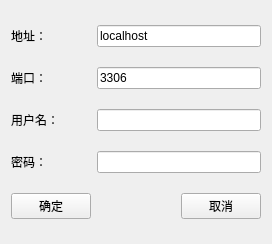
<?xml version="1.0" encoding="UTF-8"?>
<ui version="4.0">
 <class>Setting</class>
 <widget class="QWidget" name="Setting">
  <property name="geometry">
   <rect>
    <x>0</x>
    <y>0</y>
    <width>272</width>
    <height>244</height>
   </rect>
  </property>
  <property name="windowTitle">
   <string> </string>
  </property>
  <layout class="QGridLayout" name="gridLayout">
   <item row="0" column="0">
    <widget class="QLabel" name="label">
     <property name="text">
      <string>地址：</string>
     </property>
    </widget>
   </item>
   <item row="3" column="0">
    <widget class="QLabel" name="label_4">
     <property name="text">
      <string>密码：</string>
     </property>
    </widget>
   </item>
   <item row="4" column="0">
    <widget class="QPushButton" name="pushButton">
     <property name="text">
      <string>确定</string>
     </property>
    </widget>
   </item>
   <item row="4" column="2">
    <widget class="QPushButton" name="pushButton_2">
     <property name="text">
      <string>取消</string>
     </property>
    </widget>
   </item>
   <item row="1" column="0">
    <widget class="QLabel" name="label_2">
     <property name="text">
      <string>端口：</string>
     </property>
    </widget>
   </item>
   <item row="2" column="0">
    <widget class="QLabel" name="label_3">
     <property name="text">
      <string>用户名：</string>
     </property>
    </widget>
   </item>
   <item row="4" column="1">
    <spacer name="horizontalSpacer">
     <property name="orientation">
      <enum>Qt::Orientation::Horizontal</enum>
     </property>
     <property name="sizeHint" stdset="0">
      <size>
       <width>40</width>
       <height>20</height>
      </size>
     </property>
    </spacer>
   </item>
   <item row="3" column="1" colspan="2">
    <widget class="QLineEdit" name="lineEdit_4">
     <property name="echoMode">
      <enum>QLineEdit::EchoMode::Password</enum>
     </property>
    </widget>
   </item>
   <item row="2" column="1" colspan="2">
    <widget class="QLineEdit" name="lineEdit_3"/>
   </item>
   <item row="1" column="1" colspan="2">
    <widget class="QLineEdit" name="lineEdit_2">
     <property name="text">
      <string>3306</string>
     </property>
    </widget>
   </item>
   <item row="0" column="1" colspan="2">
    <widget class="QLineEdit" name="lineEdit">
     <property name="text">
      <string>localhost</string>
     </property>
    </widget>
   </item>
  </layout>
 </widget>
 <resources/>
 <connections/>
</ui>
